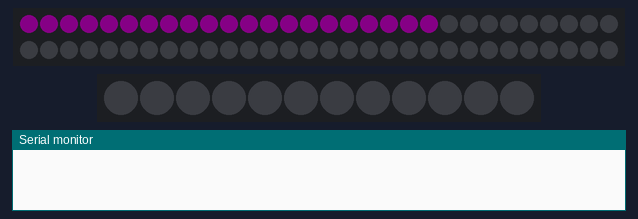
This sketch was run on a simulated Arduino Uno, built with avr-gcc and run on an emulated ATmega328P. Shown: 60 RGB LEDs in strip order, left to right, continuing on the next row, 12 RGB LEDs in strip order, left to right, the last lines printed to the serial monitor. Wiring (inferred from the names in the program): DS1307 clock at I2C address 0x68. Dim RGB values are drawn brighter than linear; the local clock reads 2024-03-15 10:24:30 at power-on unless the sketch sets it.

Above: at 0.4 s.
At 1.3 s:
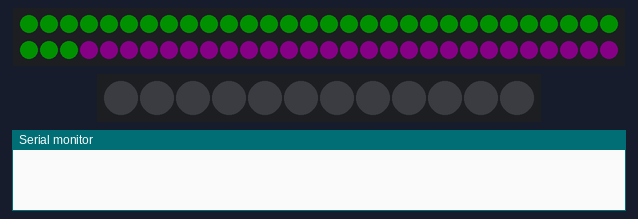
At 2.4 s:
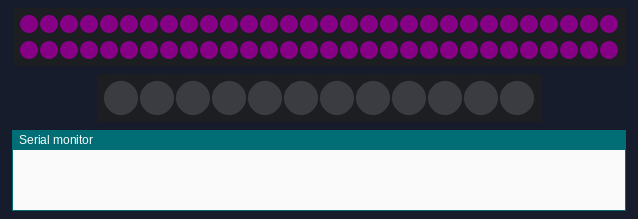
At 2.9 s:
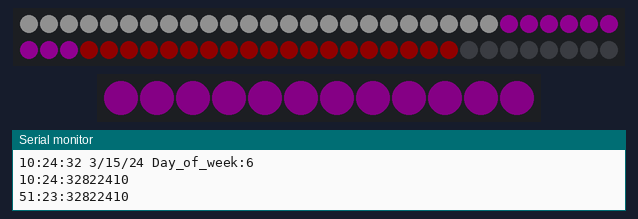
At 21.3 s:
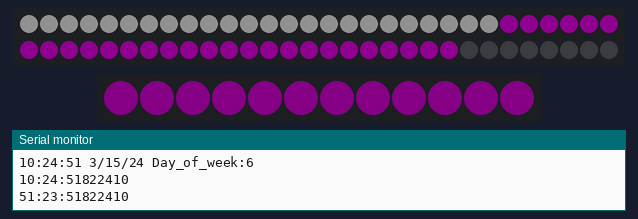
At 36.5 s:
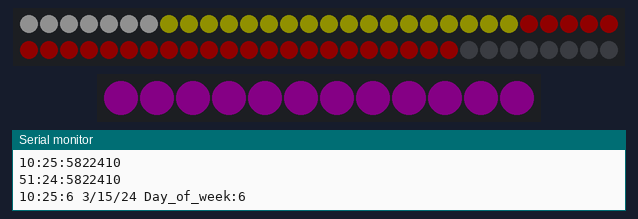

The sketch:

WS2812_DS1307Clock.ino
```cpp
// (licence header left out)
#include <Wire.h>
#include <RTClib.h>
#include <Adafruit_NeoPixel.h>

#define PIXELPIN0 2
#define PIXELPIN1 3
#define BRIGHTNESS 16
#define DS1307_I2C_ADDRESS 0x68

RTC_DS1307 RTC;
DateTime Clock;

byte decToBcd(byte val)
{
 return ( (val/10*16) + (val%10) );
}

// Convert binary coded decimal to normal decimal numbers
byte bcdToDec(byte val)
{
 return ( (val/16*10) + (val%16) );
}

Adafruit_NeoPixel strip = Adafruit_NeoPixel(60, PIXELPIN1, NEO_GRB + NEO_KHZ800);
Adafruit_NeoPixel strip0 = Adafruit_NeoPixel(12, PIXELPIN0, NEO_GRB + NEO_KHZ800);
byte hourvald, hourval, minuteval, secondval;

byte pixelColorRed, pixelColorGreen, pixelColorBlue;

 // Gets the date and time from the ds1307
void getDateDs1307(byte *second,
 byte *minute,
 byte *hour,
 byte *dayOfWeek,
 byte *dayOfMonth,
 byte *month,
 byte *year)
{
 // Reset the register pointer
 Wire.beginTransmission(DS1307_I2C_ADDRESS);
 Wire.write(0);
 Wire.endTransmission();

 Wire.requestFrom(DS1307_I2C_ADDRESS, 7);

 // A few of these need masks because certain bits are control bits
 *second = bcdToDec(Wire.read() & 0x7f);
 *minute = bcdToDec(Wire.read());
 *hour = bcdToDec(Wire.read() & 0x3f); // Need to change this if 12 hour am/pm
 *dayOfWeek = bcdToDec(Wire.read());
 *dayOfMonth = bcdToDec(Wire.read());
 *month = bcdToDec(Wire.read());
 *year = bcdToDec(Wire.read());
}


void setup () {
  Wire.begin();
  RTC.begin();
  Serial.begin(9600);
  pinMode(PIXELPIN0, OUTPUT);
  pinMode(PIXELPIN1, OUTPUT);
  if (! RTC.isrunning()) {
	Serial.println("RTC is NOT running!");
	RTC.adjust(DateTime(__DATE__, __TIME__));
  }
  strip.begin();  // 5 * 12 Matrix
  strip.setBrightness(BRIGHTNESS);
  delay(50);
  colorWipe(strip.Color(125, 0, 125), 10);
  colorWipe(strip.Color(0, 255, 0), 10);
  colorWipe(strip.Color(125, 0, 125), 10);
  delay(50);
  strip0.begin();  // Hours string for the Dial
  strip0.setBrightness(BRIGHTNESS);
  delay(50);
  colorWipe1(strip0.Color(125, 0, 125), 10);
  colorWipe1(strip0.Color(0, 255, 0), 10);
  colorWipe1(strip0.Color(125, 0, 125), 10);
  delay(50);

}

void loop () {
  Clock = RTC.now();

  byte second, minute, hour, dayOfWeek, dayOfMonth, month, year;

 getDateDs1307(&second, &minute, &hour, &dayOfWeek, &dayOfMonth, &month, &year);
 Serial.print(hour, DEC);
 Serial.print(":");
 Serial.print(minute, DEC);
 Serial.print(":");
 Serial.print(second, DEC);
 Serial.print(" ");
 Serial.print(month, DEC);
 Serial.print("/");
 Serial.print(dayOfMonth, DEC);
 Serial.print("/");
 Serial.print(year, DEC);
 Serial.print(" Day_of_week:");
 Serial.println(dayOfWeek, DEC);
  secondval = Clock.second();
  minuteval = Clock.minute();
  hourval = Clock.hour();
  hourvald = Clock.hour();  // Hold the hour number for the Circle of 12 on the Dial
     Serial.print(hourval, DEC);
   Serial.print(':');
   Serial.print(minuteval, DEC);
   Serial.print(':');
   Serial.print(secondval, DEC);
   Serial.print('  Dial Hour   :  ');
   Serial.println(hourvald, DEC);
  if(hourvald > 11) hourvald -= 12; // This clock is 12 hour, if 13-23, convert to 0-11 for the Dial
  if(hourval > 11) hourval -= 12; // This clock is 12 hour, if 13-23, convert to 0-11
  hourval = ((((hourval*60) / 12) - 1)+(minuteval / 12));  //Represent the hour number on Matrix 12 minute steps.
  minuteval =   minuteval - 1; // Adjust the minute to reflect the dial position of the Matrix
  for(uint8_t i=0; i<strip.numPixels(); i++) {

	if (i <= secondval) {
  	pixelColorBlue = 255;
	}
	else {
  	pixelColorBlue = 0;
	}

	if (i <= minuteval) {
  	pixelColorGreen = 255;
	}
	else {
  	pixelColorGreen = 0;
	}

	if (i <= hourval) {
  	pixelColorRed = 255;
	}
	else {
  	pixelColorRed = 0;
	}
	strip.setPixelColor(i, strip.Color(pixelColorRed, pixelColorGreen, pixelColorBlue));
}
  for(uint8_t i=0; i<strip0.numPixels(); i++) {

	if (i <= hourvald) {
  	pixelColorRed = 255;
	}
	else {
  	pixelColorRed = 0;
	}
	strip0.setPixelColor(i, strip0.Color(pixelColorRed, 0, 0));
  }
   Serial.print(hourval, DEC);
   Serial.print(':');
   Serial.print(minuteval, DEC);
   Serial.print(':');
   Serial.print(secondval, DEC);
   Serial.print('Dial Hour   :  ');
   Serial.println(hourvald, DEC);
   strip.show();
  delay(500);
}
void colorWipe1(uint32_t c, uint8_t wait) {
  for(uint16_t i=0; i<strip0.numPixels(); i++) {
	strip0.setPixelColor(i, c);
	strip0.show();
	delay(wait);
  }
}
void colorWipe(uint32_t c, uint8_t wait) {
  for(uint16_t i=0; i<strip.numPixels(); i++) {
	strip.setPixelColor(i, c);
	strip.show();
	delay(wait);
  }
}
```
